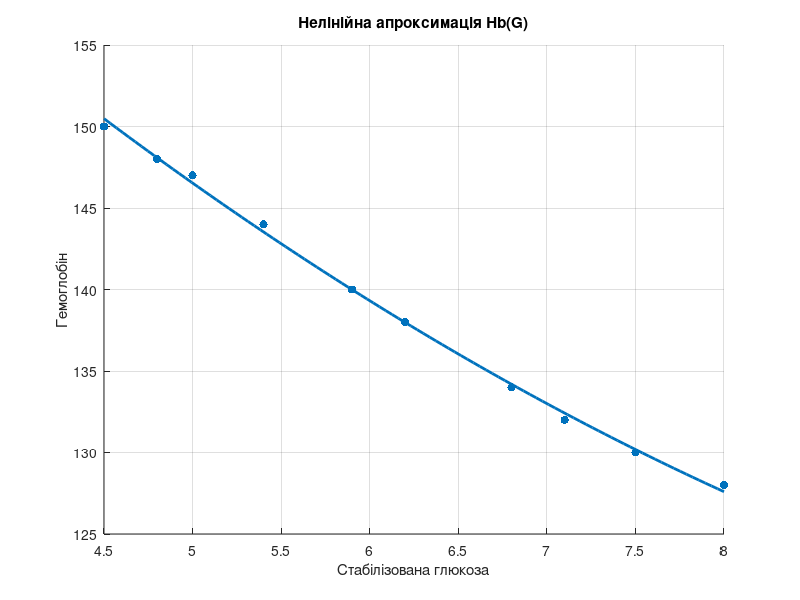

The MATLAB script that drew this image:
G  = [4.5 4.8 5.0 5.4 5.9 6.2 6.8 7.1 7.5 8.0]';
Hb = [150 148 147 144 140 138 134 132 130 128]';

p = polyfit(G, Hb, 2);
a = p(1); b = p(2); c = p(3);

Hb_hat = polyval(p, G);

SS_res = sum( (Hb - Hb_hat).^2 );
SS_tot = sum( (Hb - mean(Hb)).^2 );
R2 = 1 - SS_res/SS_tot;

fprintf('Hb ≈ %.4f*G^2 + %.4f*G + %.4f\n', a, b, c);
fprintf('R^2 = %.4f\n', R2);

figure;
scatter(G, Hb, 'filled'); hold on; grid on;
G_fine  = linspace(min(G), max(G), 100)';
Hb_fine = polyval(p, G_fine);
plot(G_fine, Hb_fine, 'LineWidth', 2);
xlabel('Стабілізована глюкоза');
ylabel('Гемоглобін');
title('Нелінійна апроксимація Hb(G)');